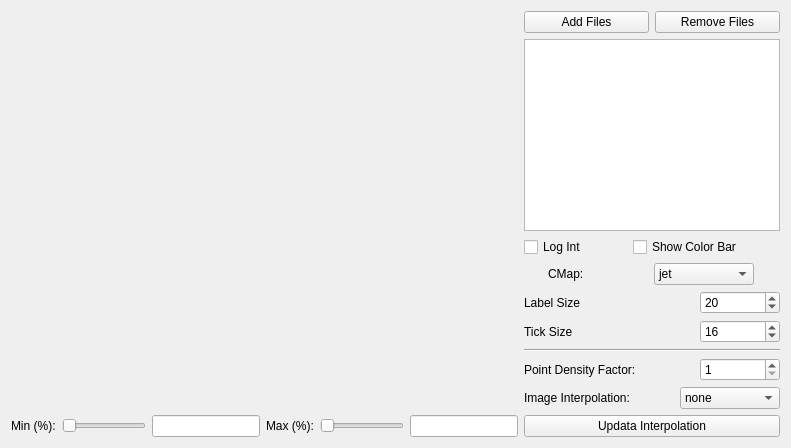
       <widget class="QWidget" name="tab_4">
        <attribute name="title">
         <string>2D_Plot</string>
        </attribute>
        <layout class="QGridLayout" name="gridLayout_5">
         <item row="0" column="0">
          <layout class="QHBoxLayout" name="horizontalLayout_44">
           <item>
            <layout class="QVBoxLayout" name="verticalLayout_15">
             <item>
              <widget class="MplWidget" name="twodPlotMplWidget" native="true">
               <property name="sizePolicy">
                <sizepolicy hsizetype="Expanding" vsizetype="Expanding">
                 <horstretch>0</horstretch>
                 <verstretch>0</verstretch>
                </sizepolicy>
               </property>
              </widget>
             </item>
             <item>
              <layout class="QHBoxLayout" name="horizontalLayout_43">
               <item>
                <widget class="QLabel" name="MinLabel_3">
                 <property name="sizePolicy">
                  <sizepolicy hsizetype="Fixed" vsizetype="Fixed">
                   <horstretch>0</horstretch>
                   <verstretch>0</verstretch>
                  </sizepolicy>
                 </property>
                 <property name="text">
                  <string>Min (%):</string>
                 </property>
                </widget>
               </item>
               <item>
                <widget class="QSlider" name="twodMinHorizontalSlider">
                 <property name="orientation">
                  <enum>Qt::Horizontal</enum>
                 </property>
                </widget>
               </item>
               <item>
                <widget class="QLineEdit" name="twodMinLineEdit">
                 <property name="sizePolicy">
                  <sizepolicy hsizetype="Preferred" vsizetype="Fixed">
                   <horstretch>0</horstretch>
                   <verstretch>0</verstretch>
                  </sizepolicy>
                 </property>
                </widget>
               </item>
               <item>
                <widget class="QLabel" name="MaxLabel_3">
                 <property name="sizePolicy">
                  <sizepolicy hsizetype="Fixed" vsizetype="Fixed">
                   <horstretch>0</horstretch>
                   <verstretch>0</verstretch>
                  </sizepolicy>
                 </property>
                 <property name="text">
                  <string>Max (%):</string>
                 </property>
                </widget>
               </item>
               <item>
                <widget class="QSlider" name="twodMaxHorizontalSlider">
                 <property name="orientation">
                  <enum>Qt::Horizontal</enum>
                 </property>
                </widget>
               </item>
               <item>
                <widget class="QLineEdit" name="twodMaxLineEdit">
                 <property name="sizePolicy">
                  <sizepolicy hsizetype="Preferred" vsizetype="Fixed">
                   <horstretch>0</horstretch>
                   <verstretch>0</verstretch>
                  </sizepolicy>
                 </property>
                </widget>
               </item>
              </layout>
             </item>
            </layout>
           </item>
           <item>
            <layout class="QVBoxLayout" name="verticalLayout_18">
             <item>
              <layout class="QHBoxLayout" name="horizontalLayout_39">
               <item>
                <widget class="QPushButton" name="twodPlotAddFilePushButton">
                 <property name="sizePolicy">
                  <sizepolicy hsizetype="Preferred" vsizetype="Fixed">
                   <horstretch>0</horstretch>
                   <verstretch>0</verstretch>
                  </sizepolicy>
                 </property>
                 <property name="text">
                  <string>Add Files</string>
                 </property>
                </widget>
               </item>
               <item>
                <widget class="QPushButton" name="twodPlotRemoveFilePushButton">
                 <property name="sizePolicy">
                  <sizepolicy hsizetype="Preferred" vsizetype="Fixed">
                   <horstretch>0</horstretch>
                   <verstretch>0</verstretch>
                  </sizepolicy>
                 </property>
                 <property name="text">
                  <string>Remove Files</string>
                 </property>
                </widget>
               </item>
              </layout>
             </item>
             <item>
              <widget class="QListWidget" name="twodPlotFileListWidget">
               <property name="sizePolicy">
                <sizepolicy hsizetype="Minimum" vsizetype="Expanding">
                 <horstretch>0</horstretch>
                 <verstretch>0</verstretch>
                </sizepolicy>
               </property>
               <property name="selectionMode">
                <enum>QAbstractItemView::SingleSelection</enum>
               </property>
              </widget>
             </item>
             <item>
              <layout class="QHBoxLayout" name="horizontalLayout_40">
               <item>
                <widget class="QCheckBox" name="twodLogIntCheckBox">
                 <property name="sizePolicy">
                  <sizepolicy hsizetype="Fixed" vsizetype="Fixed">
                   <horstretch>0</horstretch>
                   <verstretch>0</verstretch>
                  </sizepolicy>
                 </property>
                 <property name="text">
                  <string>Log Int</string>
                 </property>
                </widget>
               </item>
               <item>
                <spacer name="horizontalSpacer_8">
                 <property name="orientation">
                  <enum>Qt::Horizontal</enum>
                 </property>
                 <property name="sizeType">
                  <enum>QSizePolicy::Minimum</enum>
                 </property>
                 <property name="sizeHint" stdset="0">
                  <size>
                   <width>40</width>
                   <height>20</height>
                  </size>
                 </property>
                </spacer>
               </item>
               <item>
                <widget class="QCheckBox" name="twodColBarCheckBox">
                 <property name="text">
                  <string>Show Color Bar</string>
                 </property>
                </widget>
               </item>
              </layout>
             </item>
             <item>
              <layout class="QHBoxLayout" name="horizontalLayout_47">
               <item>
                <widget class="QLabel" name="label_25">
                 <property name="sizePolicy">
                  <sizepolicy hsizetype="Fixed" vsizetype="Fixed">
                   <horstretch>0</horstretch>
                   <verstretch>0</verstretch>
                  </sizepolicy>
                 </property>
                 <property name="text">
                  <string>CMap:</string>
                 </property>
                </widget>
               </item>
               <item>
                <spacer name="horizontalSpacer_20">
                 <property name="orientation">
                  <enum>Qt::Horizontal</enum>
                 </property>
                 <property name="sizeType">
                  <enum>QSizePolicy::Minimum</enum>
                 </property>
                 <property name="sizeHint" stdset="0">
                  <size>
                   <width>40</width>
                   <height>20</height>
                  </size>
                 </property>
                </spacer>
               </item>
               <item>
                <widget class="QComboBox" name="twodCMapComboBox">
                 <property name="maximumSize">
                  <size>
                   <width>100</width>
                   <height>16777215</height>
                  </size>
                 </property>
                 <item>
                  <property name="text">
                   <string>jet</string>
                  </property>
                 </item>
                 <item>
                  <property name="text">
                   <string>gray</string>
                  </property>
                 </item>
                 <item>
                  <property name="text">
                   <string>hot</string>
                  </property>
                 </item>
                 <item>
                  <property name="text">
                   <string>summer</string>
                  </property>
                 </item>
                 <item>
                  <property name="text">
                   <string>winter</string>
                  </property>
                 </item>
                 <item>
                  <property name="text">
                   <string>nipy_spectral</string>
                  </property>
                 </item>
                </widget>
               </item>
              </layout>
             </item>
             <item>
              <layout class="QHBoxLayout" name="horizontalLayout_45">
               <item>
                <widget class="QLabel" name="label_28">
                 <property name="text">
                  <string>Label Size</string>
                 </property>
                </widget>
               </item>
               <item>
                <widget class="QSpinBox" name="twodLabelSizeSpinBox">
                 <property name="maximumSize">
                  <size>
                   <width>80</width>
                   <height>16777215</height>
                  </size>
                 </property>
                 <property name="minimum">
                  <number>1</number>
                 </property>
                 <property name="singleStep">
                  <number>1</number>
                 </property>
                 <property name="value">
                  <number>20</number>
                 </property>
                </widget>
               </item>
              </layout>
             </item>
             <item>
              <layout class="QHBoxLayout" name="horizontalLayout_46">
               <item>
                <widget class="QLabel" name="label_29">
                 <property name="text">
                  <string>Tick Size</string>
                 </property>
                </widget>
               </item>
               <item>
                <widget class="QSpinBox" name="twodTickSizeSpinBox">
                 <property name="maximumSize">
                  <size>
                   <width>80</width>
                   <height>16777215</height>
                  </size>
                 </property>
                 <property name="minimum">
                  <number>1</number>
                 </property>
                 <property name="value">
                  <number>16</number>
                 </property>
                </widget>
               </item>
              </layout>
             </item>
             <item>
              <widget class="Line" name="line_4">
               <property name="orientation">
                <enum>Qt::Horizontal</enum>
               </property>
              </widget>
             </item>
             <item>
              <layout class="QHBoxLayout" name="horizontalLayout_41">
               <item>
                <widget class="QLabel" name="label_26">
                 <property name="sizePolicy">
                  <sizepolicy hsizetype="Minimum" vsizetype="Preferred">
                   <horstretch>0</horstretch>
                   <verstretch>0</verstretch>
                  </sizepolicy>
                 </property>
                 <property name="text">
                  <string>Point Density Factor:</string>
                 </property>
                </widget>
               </item>
               <item>
                <widget class="QSpinBox" name="twodDenFacSpinBox">
                 <property name="maximumSize">
                  <size>
                   <width>80</width>
                   <height>16777215</height>
                  </size>
                 </property>
                 <property name="minimum">
                  <number>1</number>
                 </property>
                </widget>
               </item>
              </layout>
             </item>
             <item>
              <layout class="QHBoxLayout" name="horizontalLayout_42">
               <item>
                <widget class="QLabel" name="label_27">
                 <property name="sizePolicy">
                  <sizepolicy hsizetype="Minimum" vsizetype="Preferred">
                   <horstretch>0</horstretch>
                   <verstretch>0</verstretch>
                  </sizepolicy>
                 </property>
                 <property name="text">
                  <string>Image Interpolation:</string>
                 </property>
                </widget>
               </item>
               <item>
                <widget class="QComboBox" name="twodIntPolComboBox">
                 <property name="maximumSize">
                  <size>
                   <width>100</width>
                   <height>16777215</height>
                  </size>
                 </property>
                 <item>
                  <property name="text">
                   <string>none</string>
                  </property>
                 </item>
                 <item>
                  <property name="text">
                   <string>nearest</string>
                  </property>
                 </item>
                 <item>
                  <property name="text">
                   <string>bilinear</string>
                  </property>
                 </item>
                 <item>
                  <property name="text">
                   <string>bicubic</string>
                  </property>
                 </item>
                </widget>
               </item>
              </layout>
             </item>
             <item>
              <widget class="QPushButton" name="twodUpdatePlotPushButton">
               <property name="text">
                <string>Updata Interpolation</string>
               </property>
              </widget>
             </item>
            </layout>
           </item>
          </layout>
         </item>
        </layout>
       </widget>
